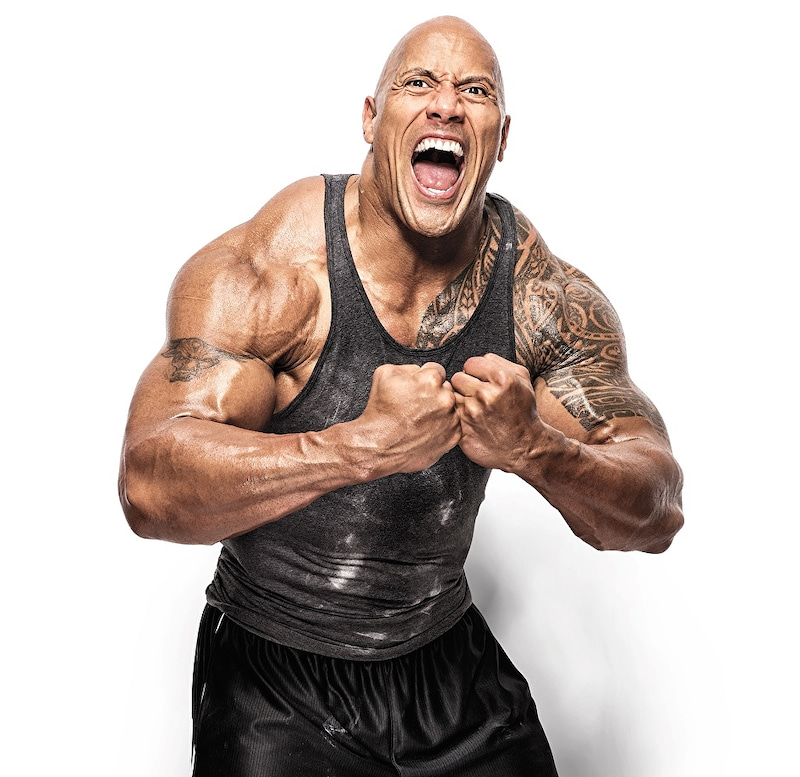
%> input picture therock.jpg, 800 x 777 px
$ octave kadai001.m   (GNU Octave 9; MATLAB toolbox functions it lacks are replaced by stand-ins)
%> lines starting %> are read from the running program, lines starting %| are printed output that depends on the picture
% 課題１　標本化間隔と空間解像度
% 画像をダウンサンプリングして（標本化間隔を大きくして）
% 表示せよ．
% 下記はサンプルプログラムである．
% 課題作成にあたっては「Lenna」以外の画像を用いよ．

clear; % 変数のオールクリア

ORG=imread('therock.jpg'); % 原画像の入力
%> ORG is the input picture: size 777x800x3 uint8; mean R, G, B 197.4, 186.4, 181.4
imagesc(ORG); axis image; % 画像の表示
pause; % 一時停止

IMG = imresize(ORG,0.9); % 画像の縮小
IMG2 = imresize(IMG,2,'box'); % 画像の拡大
imagesc( IMG2); axis image; % 画像の表示
pause; % 一時停止


IMG = imresize(IMG,0.5); % 画像の縮小
%> IMG: size 350x360x3 uint8
IMG2 = imresize(IMG,4,'box'); % 画像の拡大
imagesc(IMG2); axis image; % 画像の表示
pause; % 一時停止

IMG = imresize(IMG,0.5); % 画像の縮小
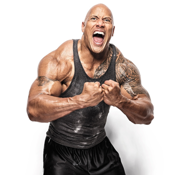
%> IMG: size 175x180x3 uint8; mean R, G, B 197.4, 186.4, 181.3
IMG2 = imresize(IMG,8,'box'); % 画像の拡大
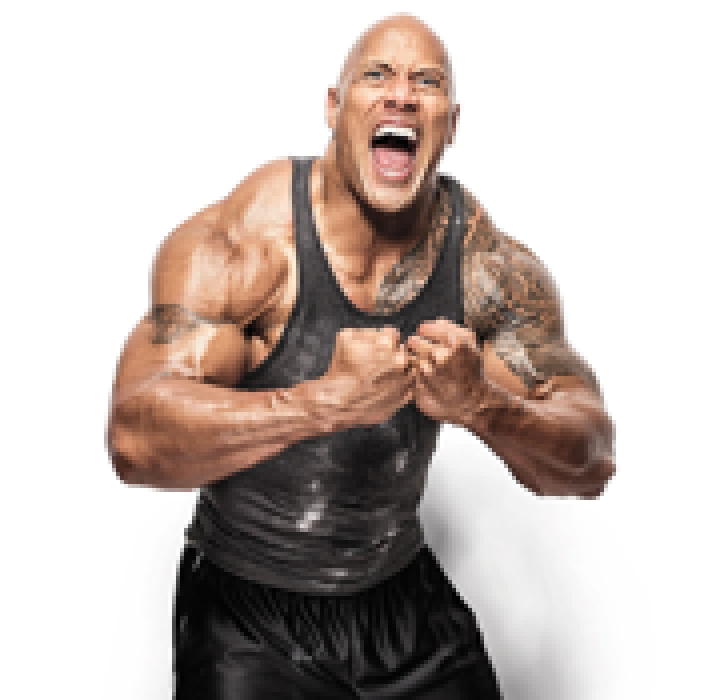
%> IMG2: size 1400x1440x3 uint8 (shown at 1/2 size); mean R, G, B 197.4, 186.4, 181.3
imagesc(IMG2); axis image; % 画像の表示
pause; % 一時停止

IMG = imresize(IMG,0.5); % 画像の縮小
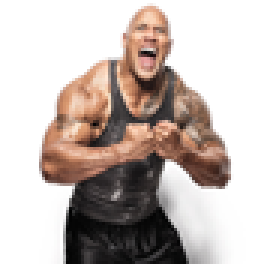
%> IMG: size 88x90x3 uint8 (shown 3 times larger); mean R, G, B 197.4, 186.4, 181.3
IMG2 = imresize(IMG,16,'box'); % 画像の拡大
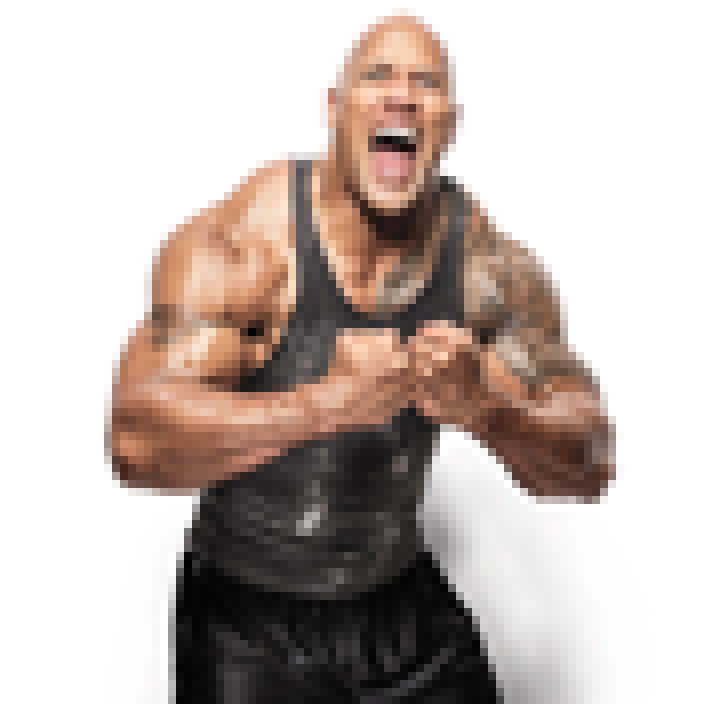
%> IMG2: size 1408x1440x3 uint8 (shown at 1/2 size); mean R, G, B 197.4, 186.4, 181.3
imagesc(IMG2); axis image; % 画像の表示
pause; % 一時停止

IMG = imresize(IMG,0.5); % 画像の縮小
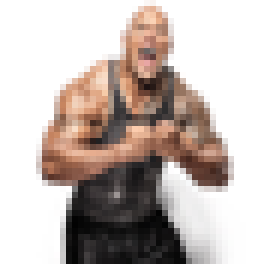
%> IMG: size 44x45x3 uint8 (shown 6 times larger); mean R, G, B 197.3, 186.2, 181.1
IMG2 = imresize(IMG,32,'box'); % 画像の拡大
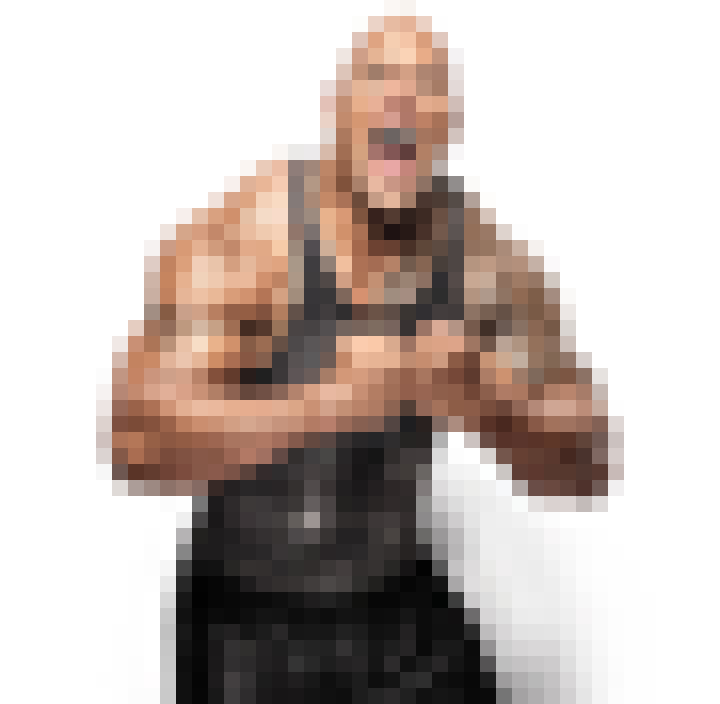
%> IMG2: size 1408x1440x3 uint8 (shown at 1/2 size); mean R, G, B 197.3, 186.2, 181.1
imagesc(IMG2); axis image; % 画像の表示
